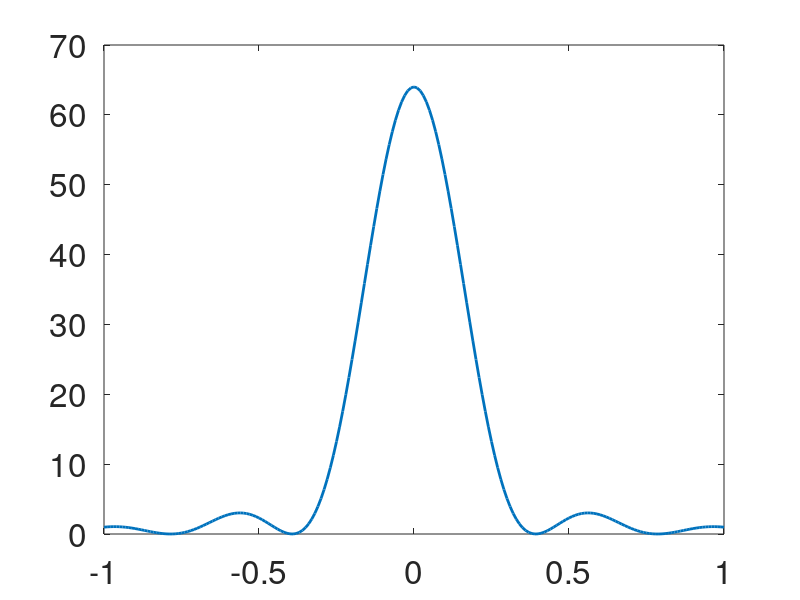
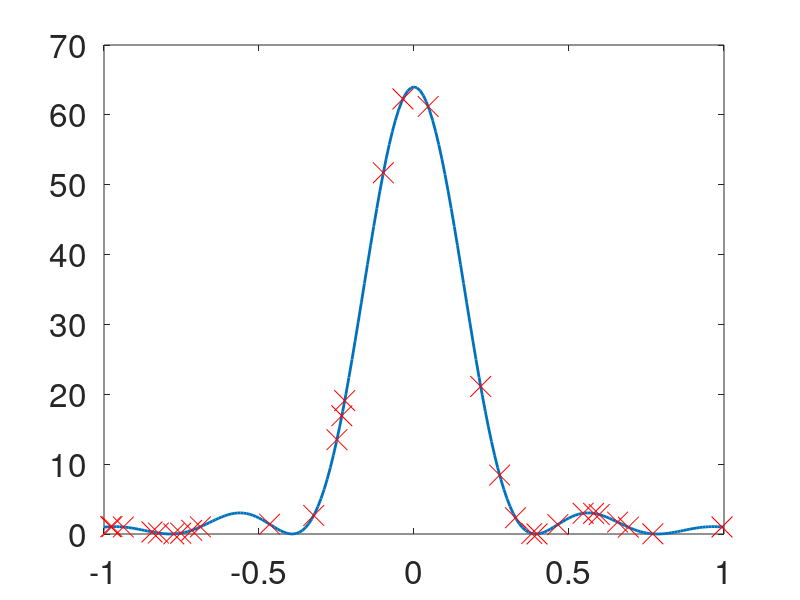
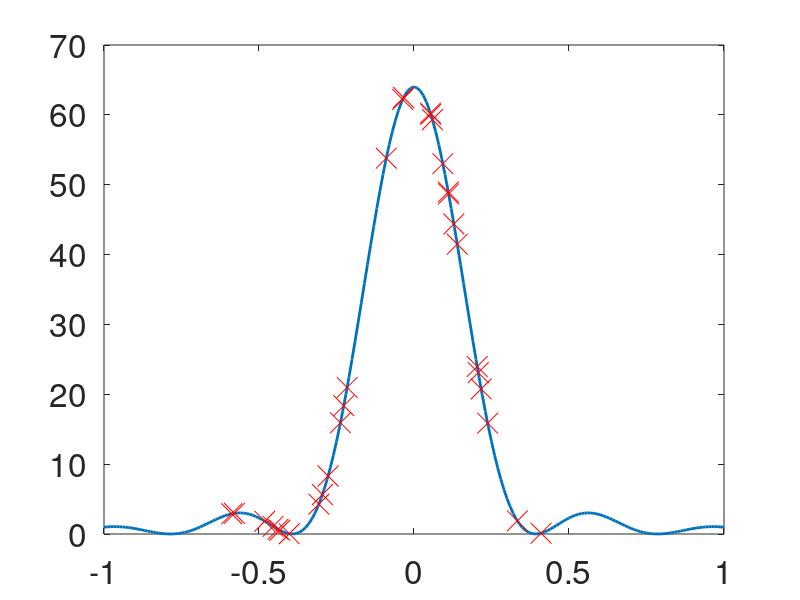
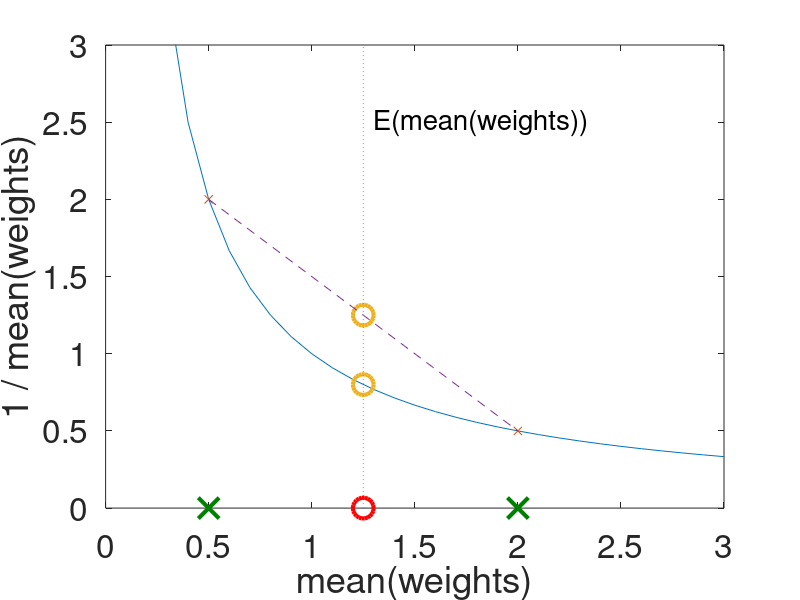

Recreate these plots in MATLAB, in order.
%plots demonstrating importance sampling
%http://www.cs.cmu.edu/~ggordon/MCMC/impsampplots.m

function impsampplots()
clear all
close all
clc

sampsize = 30; %sample size to use for examples

%some data -- a function that is big near 0
xs = -1:.01:1;
ys = foo(xs);
plot(xs, ys, 'LineWidth', 2);
set(gca, 'FontSize', 24);
fprintf('true integral %f\n', sum(ys)*2/length(ys))

%integrate by uniform sampling
figure
samp = rand(sampsize, 1)*2-1;
plot(xs, ys, 'LineWidth', 2);
hold on;
plot(samp, foo(samp), 'rx', 'MarkerSize', 15);
hold off;
set(gca, 'FontSize', 24);
fprintf('uniform sampling %f\n', 2*sum(foo(samp))/length(samp));

%integrate by importance sampling w/ normal proposal
figure
sig = .25;
samp = randn(sampsize, 1)*sig;
wts = exp(-samp.^2/(2*sig^2))/sqrt(2*pi*sig^2);
plot(xs, ys, 'LineWidth', 2);
hold on;
plot(samp, foo(samp), 'rx', 'MarkerSize', 15);
hold off;
set(gca, 'FontSize', 24);
fprintf('importance sampling %f\n', sum(foo(samp)./wts)/length(samp));

%plot that demonstrates reason for bias of parallel IS
figure
plot(.3:.1:3, 1./(.3:.1:3), '-', [.5 2], [2 .5], 'x', [1.25 1.25], ...
    [.8 1.25], 'o', 'LineWidth', 3, 'MarkerSize', 15);
hold on;
plot([.5 2], [2 .5], '--');
hold off;
axis([0 3 0 3]);
set(gca, 'FontSize', 24);
xlabel('mean(weights)');
ylabel('1 / mean(weights)');
text(1.3, 2.5, 'E(mean(weights))', 'FontSize', 20);
line([1.25 1.25], [0 3], 'LineStyle', ':');
line(.5, 0, 'Marker', 'x', 'LineWidth', 3, 'MarkerSize', 15, 'Color', [0 .5 0])
line(2, 0, 'Marker', 'x', 'LineWidth', 3, 'MarkerSize', 15, 'Color', [0 .5 0])
line(1.25, 0, 'Marker', 'o', 'LineWidth', 3, 'MarkerSize', 15, 'Color', [1 0 0]);

%parallel IS example: we observe that we are facing a known 
%landmark and 0.9m away from it, but don't know which direction
%we are facing, so our posterior is shaped like part of a ring

n = 500; %sample size
ax = [-2 2 -2 2];  %plot region
xysig = 1;  %prior stdev of x, y
thsig = 10; %prior stdev of theta
osig = .3333  %observation stdev
obs = 0.9;   %observed distance to landmark
ox = 1;   %landmark x
oy = .3;  %landmark y

%pick samples from a normal proposal distribution
xs = xysig * randn(n, 1);
ys = thsig * randn(n, 1);
ths = thsig * randn(n, 1);

%plot the proposal samples and the ring around the landmark
figure
d = 0:2*pi/100:2*pi;
plot(xs, ys, 'b.', ox, oy, 'rx', ox+obs*cos(d), oy+obs*sin(d), 'r-', ...
    'LineWidth', 2);
axis equal;
axis(ax);

%compute importance weights
ws = sqrt((xs+obs*cos(ths)-ox).^2 + (ys+obs*sin(ths)-oy).^2);
ws = exp(-ws.^2/(2*osig*osig));

%plot importance weights
maxw = max(ws);
ws = ws./maxw;
plot(ox, oy, 'rx', ox+obs*cos(d), oy+obs*sin(d), 'r-', 'LineWidth', 2);
axis equal;
axis(ax);
for i = 1:n
    line(xs(i), ys(i), 'Marker', 'o', 'MarkerSize', 1+10*sqrt(ws(i)))
    if(ws(i)>0.5)
        line([xs(i), xs(i)+.1*cos(ths(i))], ...
            [ys(i), ys(i)+.1*sin(ths(i))]);
    end
end

%normalize theta to -pi, pi
while (sum(ths > pi) > 0 )
    ths(ths > pi) = ths(ths > pi) -2 * pi;
end

while (sum(ths < -pi) > 0)
    ths(ths < - pi) = ths(ths < -pi) + 2 * pi;
end
%display posterior mean
fprintf('Expected x y theta pos %f %f %f\n', (ws./sum(ws))' * [xs ys ths]);

%the function that's integrated in the importance sampling examples
function ys = foo(xs)
ys = sin(xs*8).^2.*(xs).^-2;
ys(xs==0) = 64;
return 